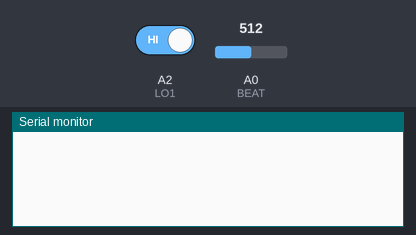
The sketch below on a simulated Arduino Uno, built with avr-gcc and run on an emulated ATmega328P. Parts: the last lines printed to the serial monitor. The test bench sets the inputs (shaded band); at power-on: A2 (LO1) HIGH, A0 (BEAT) = 512.

Above: at 1.2 s.
1.3 s: A2 (LO1) driven LOW
At 1.9 s:
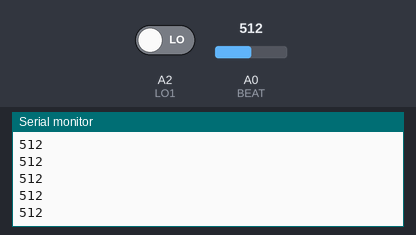
3.2 s: A0 (BEAT) set to 716
At 4.3 s:
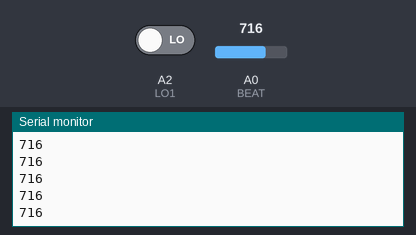
4.7 s: A0 (BEAT) set to 900
At 5.3 s:
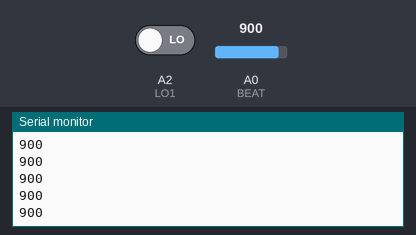
Timing chart, 0 to 7.7 s (numbered marks = the images above; inputs shaded):
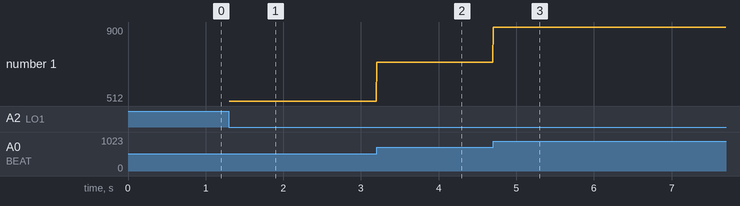

Measured:
- after the input at 1.3 s, the serial monitor: prints a new line at once (image 1)
- after the input at 3.2 s, the serial monitor: prints a new line at once (image 2)
- after the input at 4.7 s, the serial monitor: prints a new line at once (image 3)
- plotted number 1: 512 → 716 after the input at 3.2 s, 716 → 900 after the input at 4.7 s

The sketch:

basic.ino.ino
```cpp
#define LO1 A2
#define LO2 A3
#define BEAT A0

class EKG_hw {
public:
  void begin() {
    pinMode(LO1, INPUT);
    pinMode(LO2, INPUT);
  }
  bool sample_good() { return !digitalRead(LO1) && !digitalRead(LO1); }
  int sample() { return analogRead(BEAT); }
};

EKG_hw ekghw;

void setup() {
  Serial.begin(115200);
  ekghw.begin();
}

void loop() {
  if (ekghw.sample_good())
    Serial.println(ekghw.sample());
  delay(5);
}
```
